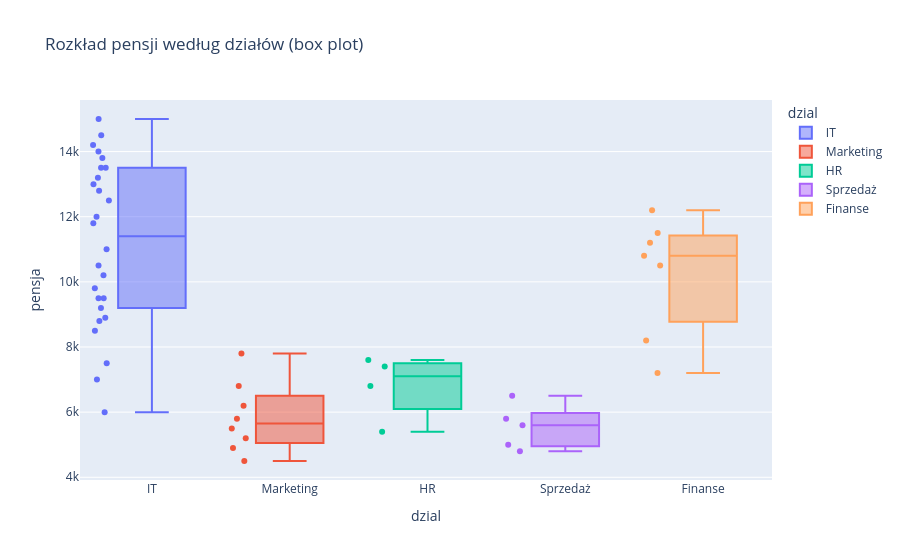

The code cell stored with this chart in its notebook:
### Markdown cell above
### 2.5 Box plot

### Code cell
# Box plot interaktywny
fig = px.box(df_prac,
             x='dzial',
             y='pensja',
             color='dzial',
             title='Rozkład pensji według działów (box plot)',
             points='all')  # Pokaż wszystkie punkty!

fig.show()

print("💡 points='all' pokazuje WSZYSTKIE punkty danych - kliknij na nie!")

### Figure 1 — Plotly figure (JSON) as saved in the notebook; plotly's stock layout.template omitted (floating-point values rounded to 4 significant figures)
{"data": [{"alignmentgroup": "True", "boxpoints": "all", "hovertemplate": "dzial=%{x}<br>pensja=%{y}<extra></extra>", "legendgroup": "IT", "marker": {"color": "#636efa"}, "name": "IT", "notched": false, "offsetgroup": "IT", "orientation": "v", "showlegend": true, "type": "box", "x": ["IT", "IT", "IT", "IT", "IT", "IT", "IT", "IT", "IT", "IT", "IT", "IT", "IT", "IT", "IT", "IT", "IT", "IT", "IT", "IT", "IT", "IT", "IT", "IT", "IT", "IT"], "x0": " ", "xaxis": "x", "y": [7500, 12000, 9500, 11000, 14000, 13500, 10500, 8900, 7000, 12500, 10200, 9800, 13000, 14500, 8500, 11800, 13200, 6000, 9200, 12800, 15000, 13500, 8800, 14200, 9500, 13800], "y0": " ", "yaxis": "y"}, {"alignmentgroup": "True", "boxpoints": "all", "hovertemplate": "dzial=%{x}<br>pensja=%{y}<extra></extra>", "legendgroup": "Marketing", "marker": {"color": "#EF553B"}, "name": "Marketing", "notched": false, "offsetgroup": "Marketing", "orientation": "v", "showlegend": true, "type": "box", "x": ["Marketing", "Marketing", "Marketing", "Marketing", "Marketing", "Marketing", "Marketing", "Marketing"], "x0": " ", "xaxis": "x", "y": [5500, 6200, 5800, 7800, 4500, 5200, 6800, 4900], "y0": " ", "yaxis": "y"}, {"alignmentgroup": "True", "boxpoints": "all", "hovertemplate": "dzial=%{x}<br>pensja=%{y}<extra></extra>", "legendgroup": "HR", "marker": {"color": "#00cc96"}, "name": "HR", "notched": false, "offsetgroup": "HR", "orientation": "v", "showlegend": true, "type": "box", "x": ["HR", "HR", "HR", "HR"], "x0": " ", "xaxis": "x", "y": [6800, 5400, 7400, 7600], "y0": " ", "yaxis": "y"}, {"alignmentgroup": "True", "boxpoints": "all", "hovertemplate": "dzial=%{x}<br>pensja=%{y}<extra></extra>", "legendgroup": "Sprzedaż", "marker": {"color": "#ab63fa"}, "name": "Sprzedaż", "notched": false, "offsetgroup": "Sprzedaż", "orientation": "v", "showlegend": true, "type": "box", "x": ["Sprzedaż", "Sprzedaż", "Sprzedaż", "Sprzedaż", "Sprzedaż"], "x0": " ", "xaxis": "x", "y": [5000, 4800, 6500, 5600, 5800], "y0": " ", "yaxis": "y"}, {"alignmentgroup": "True", "boxpoints": "all", "hovertemplate": "dzial=%{x}<br>pensja=%{y}<extra></extra>", "legendgroup": "Finanse", "marker": {"color": "#FFA15A"}, "name": "Finanse", "notched": false, "offsetgroup": "Finanse", "orientation": "v", "showlegend": true, "type": "box", "x": ["Finanse", "Finanse", "Finanse", "Finanse", "Finanse", "Finanse", "Finanse"], "x0": " ", "xaxis": "x", "y": [7200, 11500, 8200, 10800, 12200, 11200, 10500], "y0": " ", "yaxis": "y"}], "layout": {"boxmode": "overlay", "legend": {"title": {"text": "dzial"}, "tracegroupgap": 0}, "title": {"text": "Rozkład pensji według działów (box plot)"}, "xaxis": {"anchor": "y", "categoryarray": ["IT", "Marketing", "HR", "Sprzedaż", "Finanse"], "categoryorder": "array", "domain": [0, 1], "title": {"text": "dzial"}}, "yaxis": {"anchor": "x", "domain": [0, 1], "title": {"text": "pensja"}}}}
